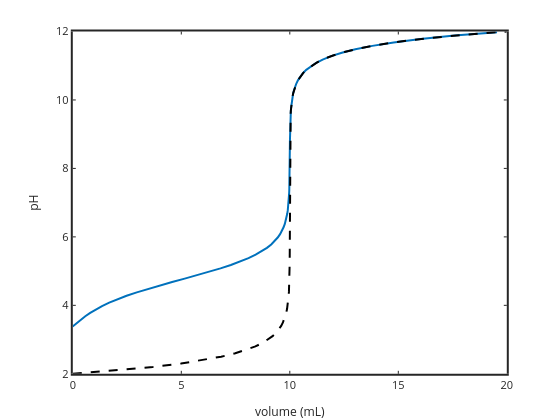

Write notebook code for a chart like this one.
### Markdown cell above
# Weak-Strong Titrations 

If you start with 0.01 M acetic acid (pKa=4.75) the initial pH will be 3.38 (solved in class).  As you add strong base the pH will increase.  Neutralizing the acid in this way is called titration.  At any point during the titration the charge balance must be satisfied ...

$[\mathrm{H}^+]+[\mathrm{Na}^+]=[\mathrm{OH}^-]+[\mathrm{Ac}^-]$

Using K$_w$ and K$_a$ (alpha expression) we can write this in terms of H+ and $Ac_T$

$[\mathrm{H}^+]+[\mathrm{Na}^+]=\dfrac{K_w}{[\mathrm{H}^+]}+\dfrac{Ac_TK_a}{[\mathrm{H}^+]+K_a}$

We can assume that the concentration of the added base is high enough that we can ignore dilution so $Ac_T$ = 0.01 M, for the entire titration (if we knew the volumes we could calculate the exact concentration of this strong acid anion, but I am trying to keep the calculations simple and illustrate the principles of titration and buffering, and electroneutrality).  

So with total acetate and Ka known we have just two variables, the sodium concentration and the proton concentration.  If we set one variable we have one equation and one unknown and we can solve it.  To make a graph of the pH versus added sodium it is actually easier to fix pH ($[\mathrm{H}^+]$) and solve for $[\mathrm{Na}^+]$. So by rearranging the electroneutrality we can write 

$[\mathrm{Na}^+]=\dfrac{K_w}{[\mathrm{H}^+]}+\dfrac{Ac_TK_a}{[\mathrm{H}^+]+K_a}-[\mathrm{H}^+]$

In the code below we'll do this calculation and plot the titration curve

### Code cell
%plot -s 600,500 -f 'svg'
Kw=1e-14; pH=3.38:0.1:12; H=10.^-pH; OH=Kw./H; AcT=0.01; Ka=10^-4.75;
Na=OH+(AcT*Ka)./(Ka+H)-H; vol=1000*((Na*0.1)/0.1); 
plot(vol,pH,'linewidth',2); xlabel('volume (mL)'); ylabel('pH')
set(gca,'fontsize',11,'linewidth',2)
title('HAc titrated with NaOH (dashed line = just water)')
axis([0 20 2 12])

% add strong strong for comparison
pHs=2:0.1:12; Hs=10.^-pHs; OHs=Kw./Hs; Nas=OHs+AcT-Hs; vols=1000*((Nas*0.1)/0.1); 
hold on; plot(vols,pHs,'k--','linewidth',2)

### Figure 1 — Plotly figure (JSON) as saved in the notebook; plotly's stock layout.template omitted (floating-point values rounded to 4 significant figures)
{"data": [{"line": {"color": "rgb(0,113,188)", "dash": "solid", "width": 2}, "marker": {"color": "rgb(0,113,188)", "line": {"color": "rgb(0,113,188)"}, "size": 6, "symbol": "none"}, "mode": "lines", "name": "", "showlegend": false, "type": "scatter", "visibility": true, "x": [-0.007742, 0.1785, 0.3702, 0.5754, 0.8019, 1.057, 1.347, 1.678, 2.055, 2.478, 2.949, 3.461, 4.007, 4.577, 5.156, 5.73, 6.283, 6.805, 7.284, 7.716, 8.097, 8.427, 8.709, 8.947, 9.145, 9.309, 9.443, 9.552, 9.641, 9.713, 9.771, 9.817, 9.854, 9.884, 9.907, 9.926, 9.941, 9.953, 9.963, 9.971, 9.977, 9.982, 9.986, 9.989, 9.991, 9.993, 9.995, 9.997, 9.998, 9.999, 10.0, 10.0, 10.0, 10.0, 10.01, 10.01, 10.01, 10.01, 10.01, 10.02, 10.02, 10.03, 10.04, 10.05, 10.06, 10.08, 10.1, 10.12, 10.15, 10.19, 10.24, 10.3, 10.38, 10.48, 10.6, 10.76, 10.95, 11.2, 11.51, 11.91, 12.4, 13.02, 13.8, 14.79, 16.03, 17.59, 19.55], "xaxis": "x", "y": [3.38, 3.48, 3.58, 3.68, 3.78, 3.88, 3.98, 4.08, 4.18, 4.28, 4.38, 4.48, 4.58, 4.68, 4.78, 4.88, 4.98, 5.08, 5.18, 5.28, 5.38, 5.48, 5.58, 5.68, 5.78, 5.88, 5.98, 6.08, 6.18, 6.28, 6.38, 6.48, 6.58, 6.68, 6.78, 6.88, 6.98, 7.08, 7.18, 7.28, 7.38, 7.48, 7.58, 7.68, 7.78, 7.88, 7.98, 8.08, 8.18, 8.28, 8.38, 8.48, 8.58, 8.68, 8.78, 8.88, 8.98, 9.08, 9.18, 9.28, 9.38, 9.48, 9.58, 9.68, 9.78, 9.88, 9.98, 10.08, 10.18, 10.28, 10.38, 10.48, 10.58, 10.68, 10.78, 10.88, 10.98, 11.08, 11.18, 11.28, 11.38, 11.48, 11.58, 11.68, 11.78, 11.88, 11.98], "yaxis": "y"}, {"line": {"color": "rgb(0,0,0)", "dash": "dash", "width": 2}, "marker": {"color": "rgb(0,0,0)", "line": {"color": "rgb(0,0,0)"}, "size": 6, "symbol": "none"}, "mode": "lines", "name": "", "showlegend": false, "type": "scatter", "visibility": true, "x": [1e-09, 2.057, 3.69, 4.988, 6.019, 6.838, 7.488, 8.005, 8.415, 8.741, 9.0, 9.206, 9.369, 9.499, 9.602, 9.684, 9.749, 9.8, 9.842, 9.874, 9.9, 9.921, 9.937, 9.95, 9.96, 9.968, 9.975, 9.98, 9.984, 9.987, 9.99, 9.992, 9.994, 9.995, 9.996, 9.997, 9.997, 9.998, 9.998, 9.999, 9.999, 9.999, 9.999, 10.0, 10.0, 10.0, 10.0, 10.0, 10.0, 10.0, 10, 10.0, 10.0, 10.0, 10.0, 10.0, 10.0, 10.0, 10.0, 10.0, 10.0, 10.0, 10.0, 10.0, 10.0, 10.0, 10.0, 10.01, 10.01, 10.01, 10.01, 10.01, 10.02, 10.02, 10.03, 10.03, 10.04, 10.05, 10.06, 10.08, 10.1, 10.13, 10.16, 10.2, 10.25, 10.32, 10.4, 10.5, 10.63, 10.79, 11.0, 11.26, 11.58, 12.0, 12.51, 13.16, 13.98, 15.01, 16.31, 17.94, 20.0], "xaxis": "x", "y": [2, 2.1, 2.2, 2.3, 2.4, 2.5, 2.6, 2.7, 2.8, 2.9, 3, 3.1, 3.2, 3.3, 3.4, 3.5, 3.6, 3.7, 3.8, 3.9, 4, 4.1, 4.2, 4.3, 4.4, 4.5, 4.6, 4.7, 4.8, 4.9, 5, 5.1, 5.2, 5.3, 5.4, 5.5, 5.6, 5.7, 5.8, 5.9, 6, 6.1, 6.2, 6.3, 6.4, 6.5, 6.6, 6.7, 6.8, 6.9, 7, 7.1, 7.2, 7.3, 7.4, 7.5, 7.6, 7.7, 7.8, 7.9, 8, 8.1, 8.2, 8.3, 8.4, 8.5, 8.6, 8.7, 8.8, 8.9, 9, 9.1, 9.2, 9.3, 9.4, 9.5, 9.6, 9.7, 9.8, 9.9, 10, 10.1, 10.2, 10.3, 10.4, 10.5, 10.6, 10.7, 10.8, 10.9, 11, 11.1, 11.2, 11.3, 11.4, 11.5, 11.6, 11.7, 11.8, 11.9, 12], "yaxis": "y"}], "layout": {"height": 420, "hovermode": "closest", "margin": {"b": 0, "l": 0, "r": 0, "t": 0}, "plot_bgcolor": "rgba(0,0,0,0)", "showlegend": false, "width": 560, "xaxis": {"anchor": "y", "autorange": false, "domain": [0.13, 0.905], "exponentformat": "none", "gridcolor": "rgba(38,38,38,0.15)", "gridwidth": 2, "linecolor": "rgb(38,38,38)", "linewidth": 2, "mirror": "ticks", "range": [0, 20], "showgrid": false, "showline": true, "side": "bottom", "spikedash": "solid", "spikemode": "across", "spikesides": false, "spikethickness": 1, "tickangle": 0, "tickcolor": "rgb(38,38,38)", "tickfont": {"color": "rgb(38,38,38)", "size": 11}, "ticklen": 3, "ticks": "inside", "ticktext": ["0", "5", "10", "15", "20"], "tickvals": [0, 5, 10, 15, 20], "title": {"font": {"color": "rgb(38,38,38)", "size": 12.1}, "text": "volume (mL)"}, "type": "linear", "visible": true, "zeroline": false}, "yaxis": {"anchor": "x", "autorange": false, "domain": [0.11, 0.925], "exponentformat": "none", "gridcolor": "rgba(38,38,38,0.15)", "gridwidth": 2, "linecolor": "rgb(38,38,38)", "linewidth": 2, "mirror": "ticks", "range": [2, 12], "showgrid": false, "showline": true, "side": "left", "spikedash": "solid", "spikemode": "across", "spikesides": false, "spikethickness": 1, "tickangle": 0, "tickcolor": "rgb(38,38,38)", "tickfont": {"color": "rgb(38,38,38)", "size": 11}, "ticklen": 3, "ticks": "inside", "ticktext": ["2", "4", "6", "8", "10", "12"], "tickvals": [2, 4, 6, 8, 10, 12], "title": {"font": {"color": "rgb(38,38,38)", "size": 12.1}, "text": "pH"}, "type": "linear", "visible": true, "zeroline": false}}}
